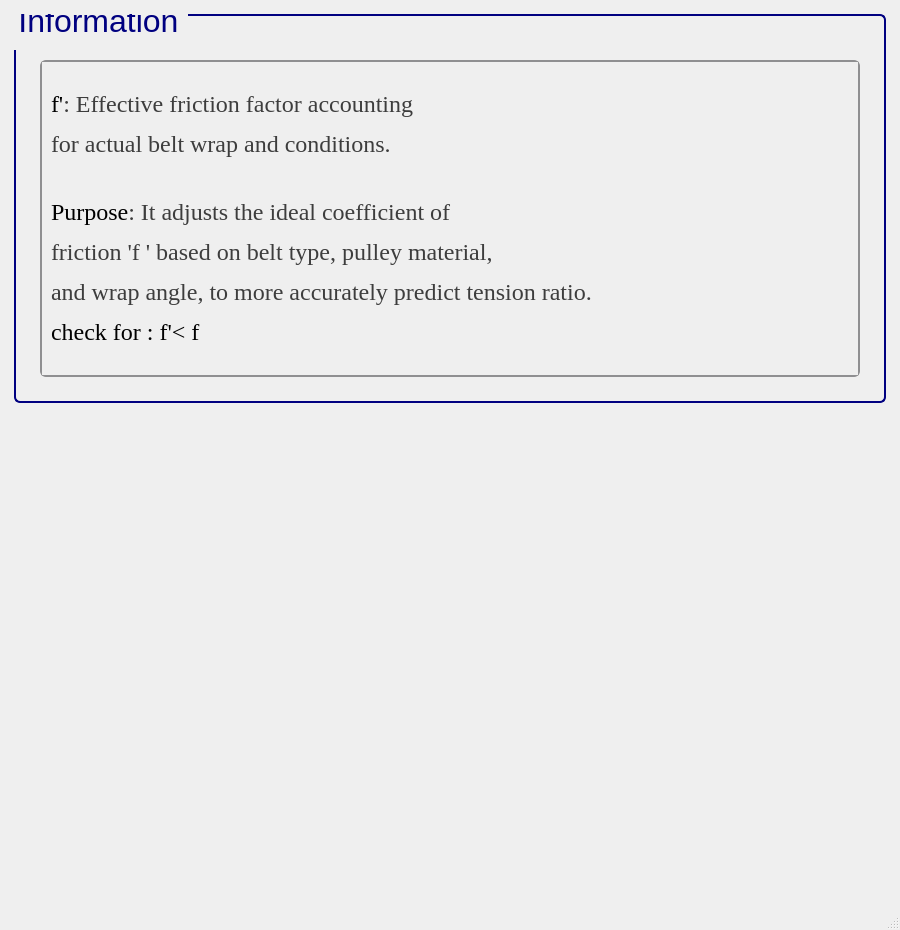
<?xml version="1.0" encoding="UTF-8"?>
<ui version="4.0">
 <class>MainWindow</class>
 <widget class="QMainWindow" name="MainWindow">
  <property name="geometry">
   <rect>
    <x>0</x>
    <y>0</y>
    <width>900</width>
    <height>930</height>
   </rect>
  </property>
  <property name="minimumSize">
   <size>
    <width>900</width>
    <height>930</height>
   </size>
  </property>
  <property name="windowTitle">
   <string>MainWindow</string>
  </property>
  <widget class="QWidget" name="centralwidget">
   <layout class="QGridLayout" name="gridLayout">
    <item row="0" column="1">
     <spacer name="verticalSpacer_26">
      <property name="orientation">
       <enum>Qt::Vertical</enum>
      </property>
      <property name="sizeType">
       <enum>QSizePolicy::Fixed</enum>
      </property>
      <property name="sizeHint" stdset="0">
       <size>
        <width>851</width>
        <height>5</height>
       </size>
      </property>
     </spacer>
    </item>
    <item row="1" column="1">
     <widget class="QGroupBox" name="groupBox_125">
      <property name="sizePolicy">
       <sizepolicy hsizetype="Minimum" vsizetype="Minimum">
        <horstretch>0</horstretch>
        <verstretch>0</verstretch>
       </sizepolicy>
      </property>
      <property name="minimumSize">
       <size>
        <width>822</width>
        <height>300</height>
       </size>
      </property>
      <property name="font">
       <font>
        <family>Segoe UI</family>
        <pointsize>24</pointsize>
        <weight>50</weight>
        <italic>false</italic>
        <bold>false</bold>
       </font>
      </property>
      <property name="styleSheet">
       <string notr="true">QGroupBox {
    border: 2px solid navy;
    border-radius: 6px;
    background-color: qlineargradient(x1:0, y1:0, x2:0, y2:1,
                                      stop:0 #f6f7fa, stop:1 #dadbde);
    font: 24pt &quot;Segoe UI&quot;;
    padding: 5px; /* add padding inside the group box */
    color: black;
}
QGroupBox::title {
    subcontrol-origin: margin;
    subcontrol-position: top left;
    padding-left: 0px;
    padding-right: 5px;
    padding-top: 0px;
    margin-top: -22px;  /* shift title up */
    color: navy;
    font-weight: bold;
}
</string>
      </property>
      <property name="title">
       <string>Information</string>
      </property>
      <layout class="QGridLayout" name="gridLayout_255">
       <item row="1" column="2">
        <spacer name="verticalSpacer_36">
         <property name="orientation">
          <enum>Qt::Horizontal</enum>
         </property>
         <property name="sizeType">
          <enum>QSizePolicy::Fixed</enum>
         </property>
         <property name="sizeHint" stdset="0">
          <size>
           <width>10</width>
           <height>20</height>
          </size>
         </property>
        </spacer>
       </item>
       <item row="1" column="1">
        <widget class="QScrollArea" name="scrollArea_43">
         <property name="sizePolicy">
          <sizepolicy hsizetype="Minimum" vsizetype="Minimum">
           <horstretch>0</horstretch>
           <verstretch>0</verstretch>
          </sizepolicy>
         </property>
         <property name="font">
          <font>
           <pointsize>15</pointsize>
          </font>
         </property>
         <property name="styleSheet">
          <string notr="true">QScrollArea {
    background: qlineargradient(x1:0, y1:0, x2:0, y2:1,
                               stop:0 #f6f7fa, stop:1 #dadbde);
    border: 2px solid #8f8f91;
    border-radius: 6px;
}

QScrollArea QScrollBar:vertical, QScrollArea QScrollBar:horizontal {
    background: qlineargradient(x1:0, y1:0, x2:0, y2:1,
                               stop:0 #f6f7fa, stop:1 #dadbde);
    border: 2px solid #8f8f91;
    border-radius: 6px;
    width: 14px;
    height: 14px;
    margin: 2px 0 2px 0;
}

/* Completely remove the bottom button of the vertical scrollbar */
QScrollArea QScrollBar::add-line:vertical {
    height: 0px;
    width: 0px;
    border: none;
    background: none;
    margin: 0px;
    padding: 0px;
}

QScrollArea QScrollBar::handle:vertical, QScrollArea QScrollBar::handle:horizontal {
    background: qlineargradient(x1:0, y1:0, x2:0, y2:1,
                               stop:0 #8f8f91, stop:1 #6f6f71);
    min-height: 20px;
    border-radius: 6px;
    border: 1px solid #6f6f71;
}

QScrollArea QScrollBar::handle:vertical:hover, QScrollArea QScrollBar::handle:horizontal:hover {
    background: qlineargradient(x1:0, y1:0, x2:0, y2:1,
                               stop:0 #6f6f71, stop:1 #4f4f51);
    border: 1px solid #4f4f51;
}

QScrollArea QScrollBar::sub-line:vertical, QScrollArea QScrollBar::add-line:horizontal, QScrollArea QScrollBar::sub-line:horizontal {
    background: #8f8f91;
    border: none;
    border-radius: 3px;
    height: 14px;
    width: 14px;
    subcontrol-origin: margin;
}

QScrollArea QScrollBar::sub-line:vertical:hover, QScrollArea QScrollBar::add-line:horizontal:hover, QScrollArea QScrollBar::sub-line:horizontal:hover {
    background: #6f6f71;
}

QScrollArea QScrollBar::add-page:vertical, QScrollArea QScrollBar::sub-page:vertical,
QScrollArea QScrollBar::add-page:horizontal, QScrollArea QScrollBar::sub-page:horizontal {
    background: transparent;
}
</string>
         </property>
         <property name="verticalScrollBarPolicy">
          <enum>Qt::ScrollBarAsNeeded</enum>
         </property>
         <property name="horizontalScrollBarPolicy">
          <enum>Qt::ScrollBarAsNeeded</enum>
         </property>
         <property name="widgetResizable">
          <bool>true</bool>
         </property>
         <widget class="QWidget" name="scrollAreaWidgetContents_43">
          <property name="geometry">
           <rect>
            <x>0</x>
            <y>-87</y>
            <width>765</width>
            <height>323</height>
           </rect>
          </property>
          <layout class="QGridLayout" name="gridLayout_3">
           <item row="0" column="0">
            <widget class="QLabel" name="label_3">
             <property name="font">
              <font>
               <family>Times New Roman</family>
               <pointsize>18</pointsize>
               <weight>50</weight>
               <bold>false</bold>
              </font>
             </property>
             <property name="cursor">
              <cursorShape>ArrowCursor</cursorShape>
             </property>
             <property name="frameShape">
              <enum>QFrame::NoFrame</enum>
             </property>
             <property name="text">
              <string>&lt;html&gt;&lt;head/&gt;&lt;body&gt;&lt;p&gt;&lt;span style=&quot; color:#000000;&quot;&gt;f'&lt;/span&gt;&lt;span style=&quot; color:#3d3d3d;&quot;&gt;: Effective friction factor accounting&lt;/span&gt;&lt;/p&gt;&lt;p&gt;&lt;span style=&quot; color:#3d3d3d;&quot;&gt;for actual belt wrap and conditions.&lt;/span&gt;&lt;br/&gt;&lt;/p&gt;&lt;p&gt;&lt;span style=&quot; color:#000000;&quot;&gt;Purpose&lt;/span&gt;&lt;span style=&quot; color:#3d3d3d;&quot;&gt;: It adjusts the ideal coefficient of &lt;/span&gt;&lt;/p&gt;&lt;p&gt;&lt;span style=&quot; color:#3d3d3d;&quot;&gt;friction 'f ' based on belt type, pulley material,&lt;/span&gt;&lt;/p&gt;&lt;p&gt;&lt;span style=&quot; color:#3d3d3d;&quot;&gt;and wrap angle, to more accurately predict tension ratio.&lt;/span&gt;&lt;/p&gt;&lt;p&gt;check for : f'&amp;lt; f&lt;/p&gt;&lt;/body&gt;&lt;/html&gt;</string>
             </property>
            </widget>
           </item>
          </layout>
         </widget>
        </widget>
       </item>
       <item row="2" column="1">
        <spacer name="verticalSpacer_37">
         <property name="orientation">
          <enum>Qt::Vertical</enum>
         </property>
         <property name="sizeType">
          <enum>QSizePolicy::Fixed</enum>
         </property>
         <property name="sizeHint" stdset="0">
          <size>
           <width>10</width>
           <height>10</height>
          </size>
         </property>
        </spacer>
       </item>
       <item row="1" column="0">
        <spacer name="verticalSpacer_34">
         <property name="orientation">
          <enum>Qt::Horizontal</enum>
         </property>
         <property name="sizeType">
          <enum>QSizePolicy::Fixed</enum>
         </property>
         <property name="sizeHint" stdset="0">
          <size>
           <width>10</width>
           <height>20</height>
          </size>
         </property>
        </spacer>
       </item>
       <item row="0" column="1">
        <spacer name="verticalSpacer_35">
         <property name="orientation">
          <enum>Qt::Vertical</enum>
         </property>
         <property name="sizeType">
          <enum>QSizePolicy::Fixed</enum>
         </property>
         <property name="sizeHint" stdset="0">
          <size>
           <width>20</width>
           <height>30</height>
          </size>
         </property>
        </spacer>
       </item>
      </layout>
     </widget>
    </item>
    <item row="2" column="1">
     <spacer name="verticalSpacer_23">
      <property name="orientation">
       <enum>Qt::Vertical</enum>
      </property>
      <property name="sizeType">
       <enum>QSizePolicy::Fixed</enum>
      </property>
      <property name="sizeHint" stdset="0">
       <size>
        <width>851</width>
        <height>5</height>
       </size>
      </property>
     </spacer>
    </item>
    <item row="3" column="0">
     <spacer name="verticalSpacer_25">
      <property name="orientation">
       <enum>Qt::Horizontal</enum>
      </property>
      <property name="sizeType">
       <enum>QSizePolicy::Fixed</enum>
      </property>
      <property name="sizeHint" stdset="0">
       <size>
        <width>5</width>
        <height>486</height>
       </size>
      </property>
     </spacer>
    </item>
    <item row="3" column="2">
     <spacer name="verticalSpacer_28">
      <property name="orientation">
       <enum>Qt::Horizontal</enum>
      </property>
      <property name="sizeType">
       <enum>QSizePolicy::Fixed</enum>
      </property>
      <property name="sizeHint" stdset="0">
       <size>
        <width>5</width>
        <height>486</height>
       </size>
      </property>
     </spacer>
    </item>
    <item row="4" column="1">
     <spacer name="verticalSpacer_27">
      <property name="orientation">
       <enum>Qt::Vertical</enum>
      </property>
      <property name="sizeType">
       <enum>QSizePolicy::Fixed</enum>
      </property>
      <property name="sizeHint" stdset="0">
       <size>
        <width>851</width>
        <height>5</height>
       </size>
      </property>
     </spacer>
    </item>
   </layout>
  </widget>
  <widget class="QMenuBar" name="menubar">
   <property name="geometry">
    <rect>
     <x>0</x>
     <y>0</y>
     <width>900</width>
     <height>26</height>
    </rect>
   </property>
  </widget>
  <widget class="QStatusBar" name="statusbar"/>
 </widget>
 <resources/>
 <connections/>
</ui>
